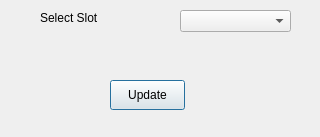
<?xml version="1.0" encoding="UTF-8"?>
<ui version="4.0">
 <class>Cancel</class>
 <widget class="QDialog" name="Cancel">
  <property name="windowModality">
   <enum>Qt::WindowModal</enum>
  </property>
  <property name="geometry">
   <rect>
    <x>0</x>
    <y>0</y>
    <width>320</width>
    <height>137</height>
   </rect>
  </property>
  <property name="windowTitle">
   <string>Set Parking Available</string>
  </property>
  <widget class="QComboBox" name="cmbSlots">
   <property name="geometry">
    <rect>
     <x>180</x>
     <y>10</y>
     <width>111</width>
     <height>22</height>
    </rect>
   </property>
   <property name="font">
    <font>
     <pointsize>9</pointsize>
    </font>
   </property>
  </widget>
  <widget class="QPushButton" name="btnUpdate">
   <property name="geometry">
    <rect>
     <x>110</x>
     <y>80</y>
     <width>75</width>
     <height>30</height>
    </rect>
   </property>
   <property name="font">
    <font>
     <pointsize>9</pointsize>
    </font>
   </property>
   <property name="text">
    <string>Update</string>
   </property>
  </widget>
  <widget class="QLabel" name="label">
   <property name="geometry">
    <rect>
     <x>40</x>
     <y>10</y>
     <width>111</width>
     <height>16</height>
    </rect>
   </property>
   <property name="font">
    <font>
     <pointsize>9</pointsize>
    </font>
   </property>
   <property name="text">
    <string>Select Slot </string>
   </property>
  </widget>
  <widget class="QLabel" name="lblInfo">
   <property name="geometry">
    <rect>
     <x>90</x>
     <y>110</y>
     <width>121</width>
     <height>20</height>
    </rect>
   </property>
   <property name="text">
    <string/>
   </property>
  </widget>
 </widget>
 <resources/>
 <connections/>
</ui>
